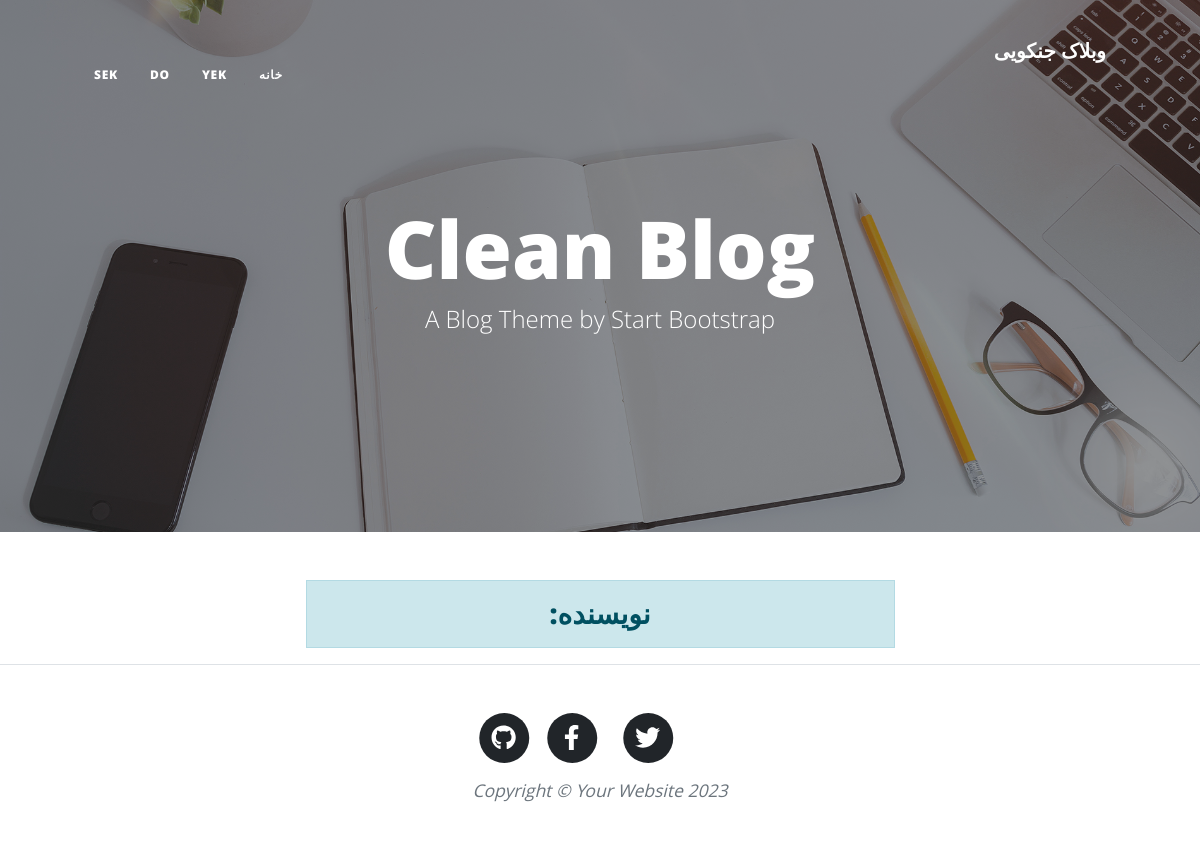
The app's page /author/ermy1, older data.
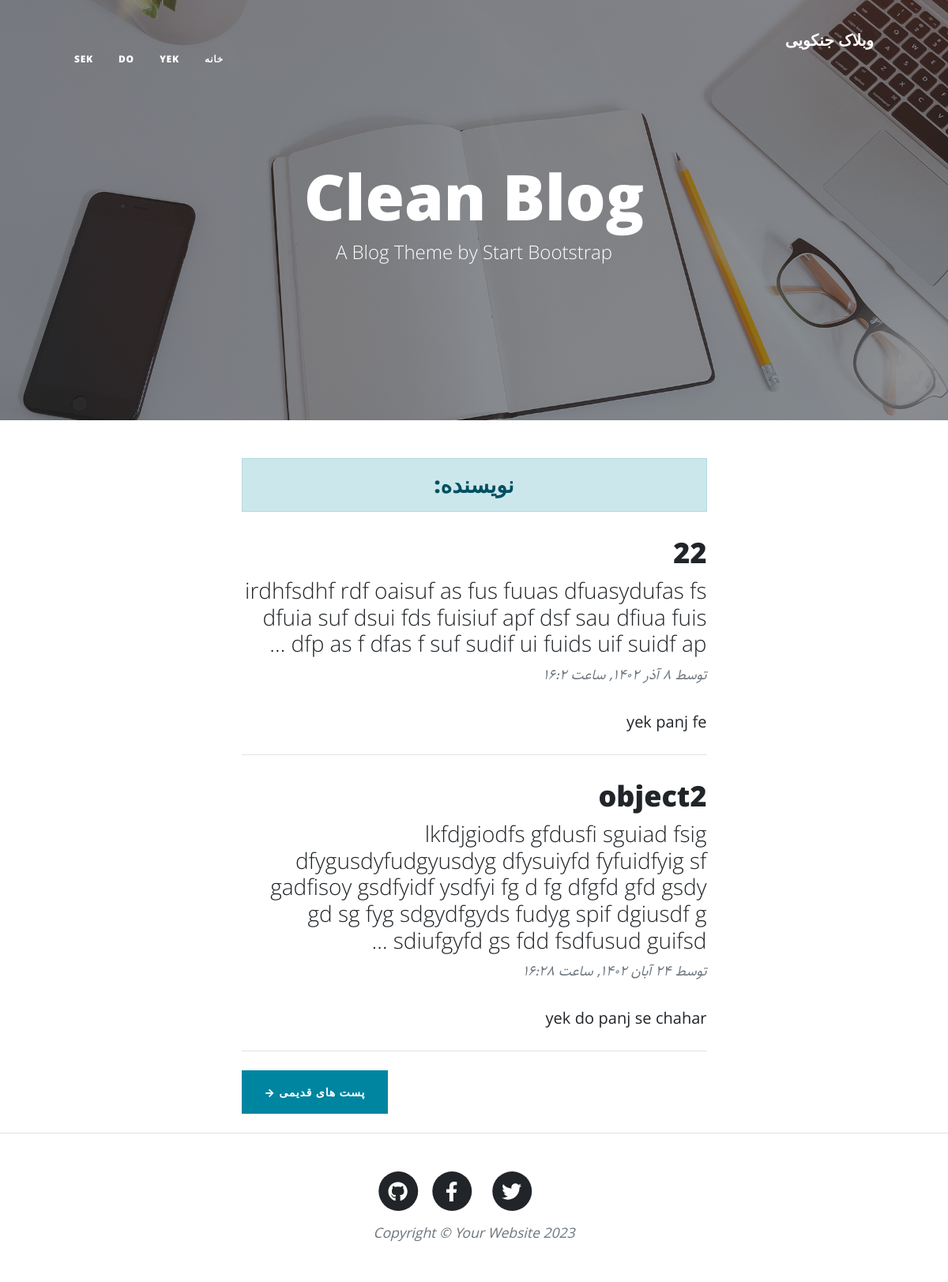
The same page, newer data.
### blog/models.py (models this page shows, shortened)
class Category(models.Model):
    parent = models.ForeignKey('self', default=None, null=True, blank=True, on_delete=models.SET_NULL,
                               related_name="Children", verbose_name="زیردسته")
    title = models.CharField(max_length=200, verbose_name="عنوان دسته بندی")
    slug = models.SlugField(max_length=100, unique=True, verbose_name="آدرس دسته بندی")
    status = models.BooleanField(default=True, verbose_name="آیا نمایش داده شود؟")
    position = models.IntegerField(verbose_name="پوزیشن")
    class Meta:
        verbose_name = "دسته بندی"
        verbose_name_plural = "دسته بندی ها"
        ordering = ['parent__id', 'position']
    objects = CategoryManager()

class Article(models.Model):
    STATUS_CHOICES = (
        ('d', 'پیش نویس'),
        ('p', 'منتشر شده'),
    )
    author = models.ForeignKey(User, null=True, on_delete=models.SET_NULL, related_name="article_s", verbose_name="نویسنده")
    title = models.CharField(max_length=200, verbose_name="عنوان مقاله")
    slug = models.SlugField(max_length=100, unique=True, verbose_name="آدرس مقاله")
    category = models.ManyToManyField(Category, verbose_name="دسته بندی", related_name="article_s")
    description = models.TextField(verbose_name="محتوا")
    thumbnail = models.ImageField(upload_to="images", verbose_name="عکس مقاله")
    publish = models.DateTimeField(default=timezone.now, verbose_name="زمان انتشار")
    created = models.DateTimeField(auto_now_add=True)
    updated = models.DateTimeField(auto_now=True)
    status = models.CharField(max_length=1, choices=STATUS_CHOICES, verbose_name="وضعیت")
    class Meta:
        verbose_name = "مقاله"
        verbose_name_plural = "مقالات"
        ordering = ['-publish']
    def jpublish(self):
        return jalali_convertor(self.publish)
    jpublish.short_description = "زمان انتشار"
    def thumbnail_tag(self):
        return format_html("<img width=100 height=75 style='border-radius: 5px;' src='{}'>".format(self.thumbnail.url))
    thumbnail_tag.short_description = "عکس"
    objects = ArticleManager()

### blog/views.py (the view)
# urls.py: path('author/<slug:username>', AuthorList.as_view(), name='author'),
class AuthorList(ListView):
    paginate_by = 2
    template_name = 'blog/author_list.html'
    def get_queryset(self):
        global author
        username = self.kwargs.get('username')
        author = get_object_or_404(User, username=username)
        return author.article_s.published()
    def get_context_data(self, **kwargs):
        context = super().get_context_data(**kwargs)
        context["author"] = author
        return context

### blog/models.py (called while the page is built)
    def published(self):
        return self.filter(status="p")

    def active(self):
        return self.filter(status=True)

### blog/templatetags/base_tags.py (called while the page is built)
@register.simple_tag
def title():
    return "وبلاک جنکویی"

@register.inclusion_tag("blog/partials/category_navbar.html")
def category_navbar():
    return {"categories": Category.objects.filter(status=True)}

### extensions/jalali.py (called while the page is built)
    def persian_tuple(self):
        return self.persian_year, self.persian_month, self.persian_day

### extensions/utils.py (called while the page is built)
def persian_number_converter(mystr):
    numbers = {
        "0": "۰",
        "1": "۱",
        "2": "۲",
        "3": "۳",
        "4": "۴",
        "6": "۵",
        "7": "۶",
        "5": "۷",
        "8": "۸",
        "9": "۹"
    }
    for e, p in numbers.items():
        mystr = mystr.replace(e, p)
    return mystr

### templates/blog/author_list.html (shortened to what this page needs)
{% extends 'blog/list.html' %}
{% block header %}
    <h3 class="alert alert-primary text-center">نویسنده: {{ author.get_full_name }}</h3>
{% endblock %}
{% block next_page_url %}
    {% url 'blog:author' author.username page_obj.next_page_number %}
{% endblock %}

### templates/blog/list.html (shortened to what this page needs)
{% extends 'blog/base.html' %}
{% load static %}
{% block main %}
        <header class="masthead" style="background-image: url({% static 'blog/assets/img/home-bg.jpg' %})">
            <div class="container position-relative px-4 px-lg-5">
                <div class="row gx-4 gx-lg-5 justify-content-center">
                    <div class="col-md-10 col-lg-8 col-xl-7">
                        <div class="site-heading">
                            <h1>Clean Blog</h1>
                            <span class="subheading">A Blog Theme by Start Bootstrap</span>
                        </div>
                    </div>
                </div>
            </div>
        </header>
        <div class="container px-4 px-lg-5">
            <div class="row gx-4 gx-lg-5 justify-content-center">
                <div class="col-md-10 col-lg-8 col-xl-7">
                    {% block header %} {% endblock %}
                    {% for article in object_list %}
                        <div class="post-preview">
                            <a href="{% url 'blog:detail' article.slug %}">
                                <h2 class="post-title">{{ article.title }}</h2>
                                <h3 class="post-subtitle">{{ article.description|truncatewords:30 }}</h3>
                            </a>
                            <p class="post-meta">
                                توسط
                                {{ article.jpublish }}
                            </p>
                            <div>
                                {% for cat in article.category.active %}
                                    <a href="{% url 'blog:categori' cat.slug %}">{{ cat.title }}</a>
                                {% endfor %}
                            </div>
                        </div>
                        <hr class="my-4" />
                    {% endfor %}
                    {% if is_paginated %}
                        <div class="d-flex justify-content-end mb-4">
                            {% if page_obj.has_next %}
                                <a class="btn btn-primary text-uppercase" href="{% block next_page_url %}{% endblock %}">پست های قدیمی →</a>
                            {% endif %}
                        </div>
                    {% endif %}
                </div>
            </div>
        </div>
{% endblock %}

### templates/blog/partials/category_navbar.html (shortened to what this page needs)
<div class="collapse navbar-collapse nav" id="navbarResponsive">
    <ul class="navbar-nav ms-auto py-4 py-lg-0">
        <li class="nav-item"><a class="nav-link px-lg-3 py-3 py-lg-4" href="{% url 'blog:home' %}">خانه</a></li>
        {% for cat in categories %}
            {% if cat.parent == None %}
                <li class="nav-item">
                    <a class="nav-link px-lg-3 py-3 py-lg-4" href="{% url 'blog:categori' cat.slug %}">{{ cat.title }}</a>
                </li>
            {% endif %}
        {% endfor %}
    </ul>
</div>

Row changes from the older to the newer data that the page shows:
now on this page (row edited): Article: title "22", description "irdhfsdhf rdf oaisuf as fus fuuas dfuasydufas fs dfuia suf dsui fds fuisiuf apf dsf sau dfiua fuis dfp as f dfas f suf sudif ui fuids uif suidf ap …", jpublish "۸ آذر ۱۴۰۲, ساعت ۱۶:۲", Category (title "yek")
now on this page (row unchanged): Category: title "panj"
now on this page (row unchanged): Category: title "fe", shown under "22"
now on this page (row edited): Article: title "object2", description "lkfdjgiodfs gfdusfi sguiad fsig dfygusdyfudgyusdyg dfysuiyfd fyfuidfyig sf gadfisoy gsdfyidf ysdfyi fg d fg dfgfd gfd gsdy gd sg fyg sdgydfgyds fudyg spif dgiusdf g sdiufgyfd gs fdd fsdfusud guifsd …", jpublish "۲۴ آبان ۱۴۰۲, ساعت ۱۶:۲۸", Category (title "yek"), Category (title "do")
now on this page (row unchanged): Category: title "se", shown under "object2"
now on this page (row unchanged): Category: title "chahar", shown under "object2"
Text that changed along with them:
text now shown: "پست های قدیمی →"
